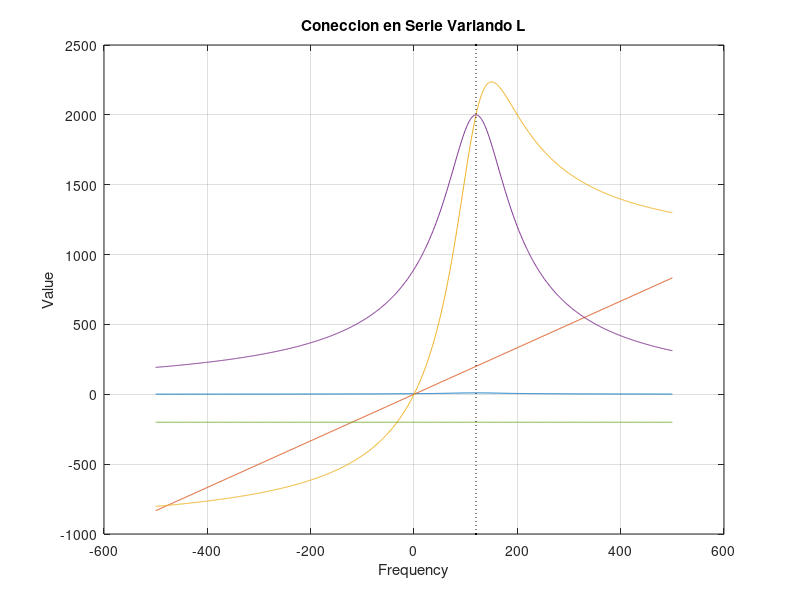

Write the MATLAB code that produced this figure.
%function series_varying_L(F,v,XC,r)
figure;
f=-500:500;
F=120;
v=1000;
r=100;
w0=2*pi*F;
XC=-200;
c=1/(w0*abs(XC));%value of C in resonance(does not vary)
XL=abs(XC)*f/F;
l=1/(c*w0^2);%value of L in resonance
L=XL(XL>=0);
L=L./w0;
for index =1:length(L)
    %L=XL(index)
    %pause(0.0000001);
    %IL=v./sqrt(r^2+(2*pi*f*l-1./(w0*c)).^2);
    IL=v./sqrt(r^2+(2*pi*f*L(index)-1./(w0*c)).^2);
    VL=XL.*IL;
    VC=IL*abs(XC);
    plot(f,IL),hold on;
    plot(f,XL),hold on;
    plot(f,VL),grid on;
    plot(f,VC),hold on;
    plot(f,XC*ones(1,length(f)));
    %draw vertical line
    y = ylim; % current y-axis limits
    plot([F F],[y(1) y(2)],'k.:')
    xlabel('Frequency');
    ylabel('Value');
    %legend('I','XL','VL','VC','XC');
    title('Coneccion en Serie Variando L');
    hold off;
    %axis([-50 150 -30 20]);
    pause(0.0000001);
    if abs(L(index)-l)/L(index)<0.000000001
        VLmax=max(VL)
        VCmax=max(VC)
        Vreso=VCmax
        XLreso=abs(XC)
        Lreso=XLreso/(2*pi*F)
        return;
    end
end
%end